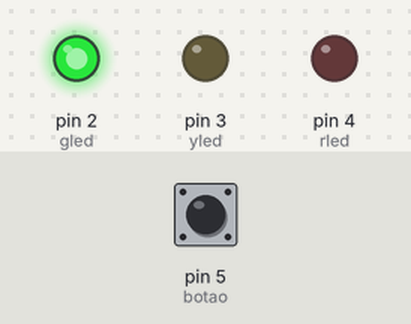
The sketch below on a simulated Arduino Uno, built with avr-gcc and run on an emulated ATmega328P. On the bench: output pins drawn as LEDs (lit = HIGH). The test bench sets the inputs (shaded band); at power-on: pin 5 (botao) LOW.

Above: at 1.2 s.
1.3 s: pin 5 (botao) pulled HIGH for 0.15 s
At 1.8 s:
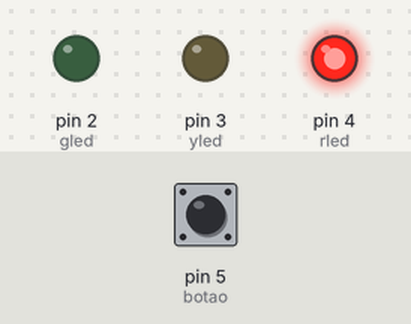
4.4 s: pin 5 (botao) pulled HIGH for 3.2 s
At 20.1 s:
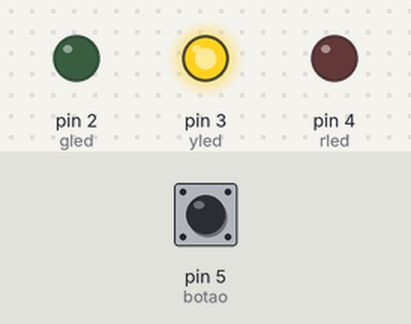
Timing chart, 0 to 42.5 s (numbered marks = the images above; inputs shaded):
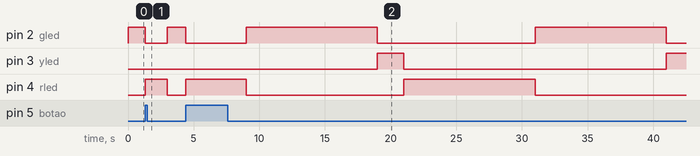

The sketch:

semaforo.ino
```cpp
int gled = 2;
int yled = 3;
int rled = 4;
int botao = 5;
int botaostate = 0;
int gledgap = 10000;  // definindo as diversas variaveis que irao ser usadas ao longo do programa
int yledgap = 2000;
int rledgap = 10000;
int pedestriangap = 3000;
int lightstate = 0;
unsigned long int amillis, oldmillis = 0;

void setup() {
	pinMode(gled, OUTPUT);
	pinMode(yled, OUTPUT);  // setup dos led e botao na placa
	pinMode(rled, OUTPUT);
	pinMode(botao, INPUT);
}

void loop() {

	botaostate = digitalRead(botao); // configurando a variavel resposta do botao
	amillis = millis();

	if (botaostate == HIGH && lightstate != 3) { //se o botao for apertado e o semaforo ja nao estiver esperando por pedestres, ele mudara para lightstate 3 (botao do pedestre)
		lightstate = 3;

	} else {

		if (lightstate == 0) {
			digitalWrite(gled, HIGH);
			digitalWrite(yled, LOW);
			digitalWrite(rled, LOW);
			if (amillis - oldmillis >= gledgap) { // mudanca do sinal pra verde e para amarelo apos o intervalo
				lightstate = 1;
				oldmillis = amillis;
			}
		}

		if (lightstate == 1) {
			digitalWrite(gled, LOW);
			digitalWrite(yled, HIGH);
			digitalWrite(rled, LOW);
			if (amillis - oldmillis >= yledgap) { // mudanca do sinal pra amarelo e para vermelho apos o intervalo
				lightstate = 2;
				oldmillis = amillis;
			}
		}

		if (lightstate == 2) {
			digitalWrite(gled, LOW);
			digitalWrite(yled, LOW);
			digitalWrite(rled, HIGH);
			if(amillis - oldmillis >= rledgap) { // mudanca do sinal pra vermelho e para verde apos o intervalo
				lightstate = 0;
				oldmillis = amillis;
			}
		}

		if (lightstate == 3) {
			digitalWrite(gled, LOW);
			digitalWrite(yled, LOW);
			digitalWrite(rled, HIGH);
			if (amillis - oldmillis >= pedestriangap) { // definicao do sinal para vermelho apos a condicao do botao ser atendida
				lightstate = 0;
				oldmillis = amillis;
			}
		}
	}
}
```

Measured:
- after the input at 1.3 s, pin 2 (gled): HIGH → LOW at once, → HIGH 1.7 s later; pin 4 (rled): LOW → HIGH at once, → LOW 1.7 s later
